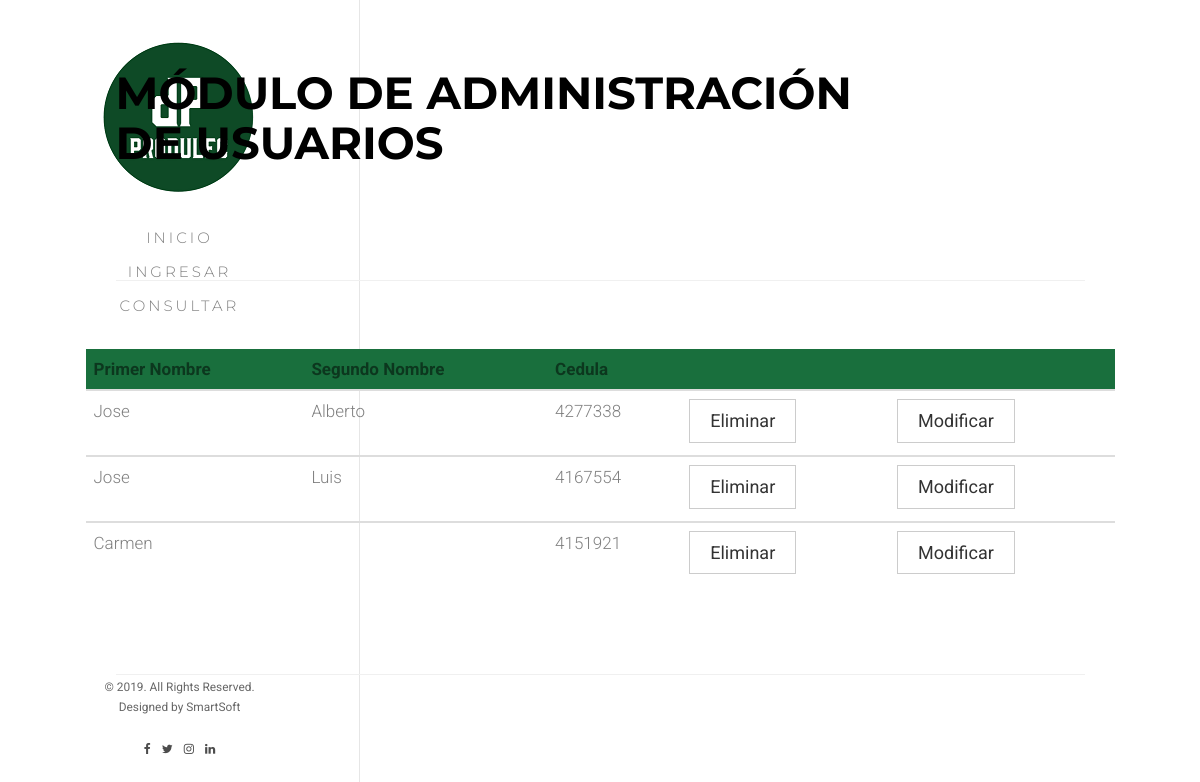
The page /searchuser on the database as committed earlier.
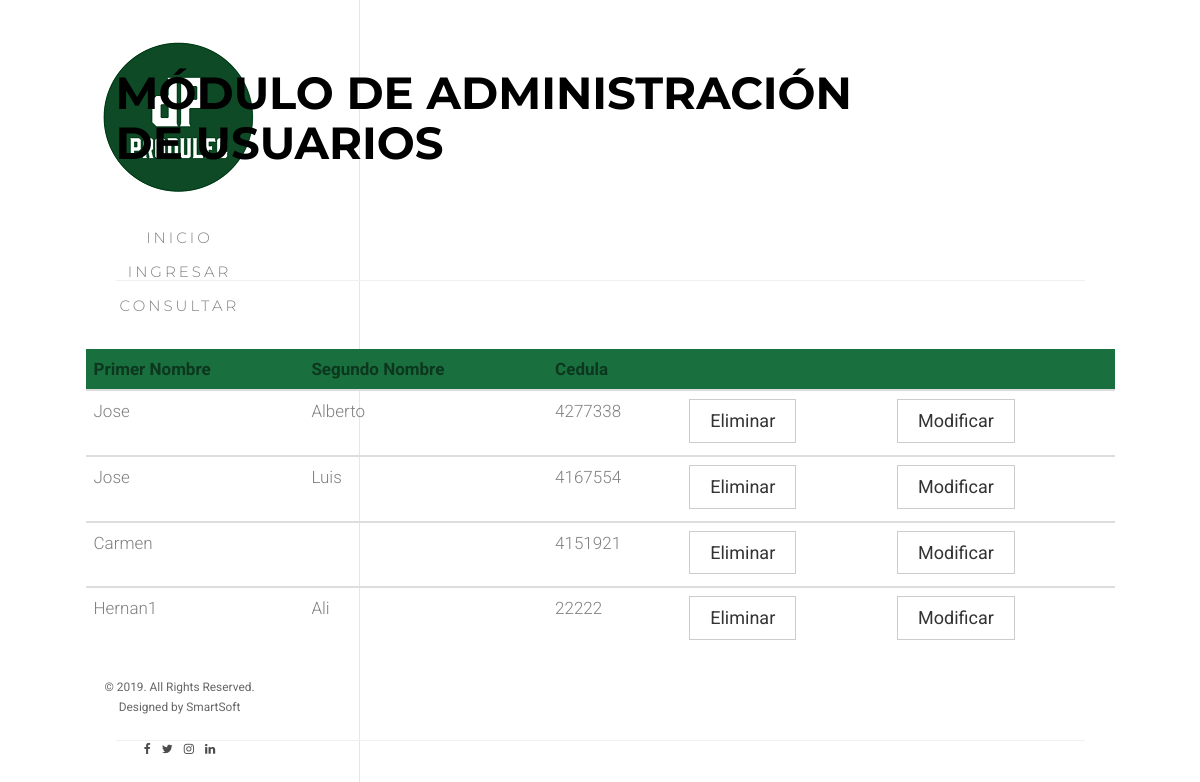
The same page on the database as committed later.
### produlect/models.py (models this page shows, shortened)
class empleado(models.Model):
    id_empleado = models.AutoField(primary_key=True)
    primer_nombre = models.CharField(max_length=45)
    segundo_nombre = models.CharField(max_length=45, blank=True)
    primer_apellido = models.CharField(max_length=45)
    segundo_apellido = models.CharField(max_length=45, blank=True)
    cedula = models.IntegerField()
    celular = models.CharField(max_length=10)
    fecha_nacimiento = models.DateField(
        'Fecha de Nacimento', blank=False, null=False)
    fecha_contratacion = models.DateField(
        'Fecha de Contratacion', blank=False, null=False)
    sueldo = models.IntegerField()
    email = models.CharField(max_length=45, blank=True)
    id_cargo = models.ForeignKey(cargo, on_delete=models.CASCADE)

### produlect/views.py (the view)
# urls.py: path('searchuser', views.searchuser, name='searchuser'),
def searchuser(request):
    users = empleado.objects.all()
    args = {
        'users': users
    }
    return render(request, 'user/search.html', args)

### produlect/templates/user/search.html (shortened to what this page needs)
{% extends "base/base.html" %}
{% load static %}
{% block content %}
<div id="fh5co-page">
	<aside id="fh5co-aside" role="complementary" class="border js-fullheight">
		<h1 id="fh5co-logo"><a href="index.html"><img src="{% static 'images/logo_1.png' %}"
					alt="Free HTML5 Bootstrap Website Template"></a></h1>
		<nav id="fh5co-main-menu" role="navigation">
			<ul>
				<li><a href="{% url 'index' %}">Inicio</a></li>
				<li><a href="{% url 'createuser' %}">Ingresar</a></li>
				<li><a href="{% url 'searchuser' %}">Consultar</a></li>
			</ul>
		</nav>
		<div class="fh5co-footer">
			<p><small>&copy; 2019. All Rights Reserved.</span> <span>Designed by SmartSoft</span>
			<ul>
				<li><a href="#"><i class="icon-facebook"></i></a></li>
				<li><a href="#"><i class="icon-twitter"></i></a></li>
				<li><a href="#"><i class="icon-instagram"></i></a></li>
				<li><a href="#"><i class="icon-linkedin"></i></a></li>
			</ul>
		</div>
	</aside>
	<div id="fh5co-main">
		<div class="fh5co-narrow-content fh5co-border-bottom">
			<h2 class="fh5co-heading animate-box" data-animate-effect="fadeInLeft">MÓDULO DE ADMINISTRACIÓN <span>DE
					USUARIOS</span></h2>
		</div>
		<div class="fh5co-narrow-content fh5co-border-bottom" id="consultar">
			<div class="row">
				<div class="col-md-20 animate-box" data-animate-effect="fadeInLeft">
					<form action="">
						<div class="row">
							<div class="col-md-12">
								<div class="row">
									<table class="table">
										<thead style="background-color: #196f3d">
											<tr>
												<th scope="col">Primer Nombre</th>
												<th scope="col">Segundo Nombre</th>
												<th scope="col">Cedula</th>
												<th scope="col"></th>
												<th scope="col"></th>
											</tr>
										</thead>
										{% for form in users %}
										<tbody>
											<tr>
												<td scope="row">{{ form.primer_nombre }}</td>
												<td scope="row">{{ form.segundo_nombre }}</td>
												<td scope="row">{{ form.cedula }}</td>
												<td scope="row"><a href="{% url 'deleteuser' cedula=form.cedula %}"><button type="button" class="btn btn-default">Eliminar</button></a></td>
												<td scope="row"><a href="{% url 'updateuser' cedula=form.cedula %}"><button type="button" class="btn btn-default">Modificar</button></a></td>
											</tr>
										</tbody>
										{% endfor %}
									</table>
								</div>
							</div>
						</div>
					</form>
				</div>
			</div>
		</div>
	</div>
</div>
{% endblock content%}

Rows that differ between the two databases and show on the page:
added empleado: primer_nombre "Hernan1", segundo_nombre "Ali", cedula "22222"
